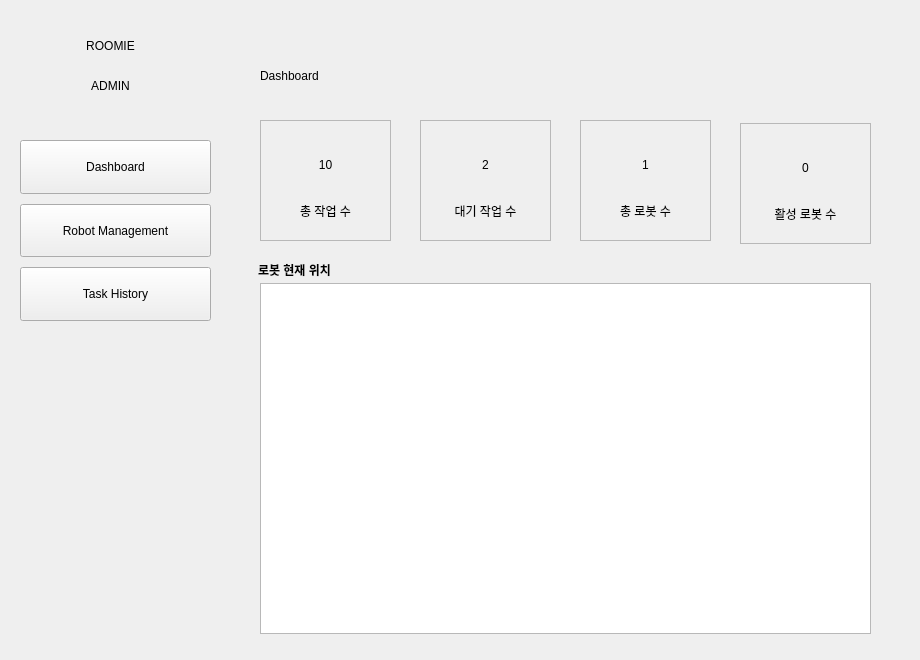
<?xml version="1.0" encoding="UTF-8"?>
<ui version="4.0">
 <class>MainWindow</class>
 <widget class="QMainWindow" name="MainWindow">
  <property name="geometry">
   <rect>
    <x>0</x>
    <y>0</y>
    <width>920</width>
    <height>660</height>
   </rect>
  </property>
  <property name="windowTitle">
   <string>MainWindow</string>
  </property>
  <widget class="QWidget" name="centralwidget">
   <widget class="QStackedWidget" name="stackedWidget">
    <property name="geometry">
     <rect>
      <x>220</x>
      <y>0</y>
      <width>671</width>
      <height>641</height>
     </rect>
    </property>
    <property name="currentIndex">
     <number>0</number>
    </property>
    <widget class="QWidget" name="page_db">
     <widget class="QLabel" name="label_db">
      <property name="geometry">
       <rect>
        <x>40</x>
        <y>30</y>
        <width>611</width>
        <height>91</height>
       </rect>
      </property>
      <property name="text">
       <string>Dashboard</string>
      </property>
     </widget>
     <widget class="QFrame" name="frame_2">
      <property name="geometry">
       <rect>
        <x>200</x>
        <y>120</y>
        <width>131</width>
        <height>121</height>
       </rect>
      </property>
      <property name="frameShape">
       <enum>QFrame::StyledPanel</enum>
      </property>
      <property name="frameShadow">
       <enum>QFrame::Raised</enum>
      </property>
      <widget class="QLabel" name="label_waitingtask">
       <property name="geometry">
        <rect>
         <x>0</x>
         <y>19</y>
         <width>131</width>
         <height>51</height>
        </rect>
       </property>
       <property name="text">
        <string>2</string>
       </property>
       <property name="alignment">
        <set>Qt::AlignCenter</set>
       </property>
      </widget>
      <widget class="QLabel" name="label_waitingtask_2">
       <property name="geometry">
        <rect>
         <x>0</x>
         <y>70</y>
         <width>131</width>
         <height>41</height>
        </rect>
       </property>
       <property name="text">
        <string>대기 작업 수</string>
       </property>
       <property name="alignment">
        <set>Qt::AlignCenter</set>
       </property>
      </widget>
     </widget>
     <widget class="QGraphicsView" name="map">
      <property name="geometry">
       <rect>
        <x>40</x>
        <y>283</y>
        <width>611</width>
        <height>351</height>
       </rect>
      </property>
     </widget>
     <widget class="QFrame" name="frame_3">
      <property name="geometry">
       <rect>
        <x>360</x>
        <y>120</y>
        <width>131</width>
        <height>121</height>
       </rect>
      </property>
      <property name="frameShape">
       <enum>QFrame::StyledPanel</enum>
      </property>
      <property name="frameShadow">
       <enum>QFrame::Raised</enum>
      </property>
      <widget class="QLabel" name="label_totalrobot">
       <property name="geometry">
        <rect>
         <x>0</x>
         <y>19</y>
         <width>131</width>
         <height>51</height>
        </rect>
       </property>
       <property name="text">
        <string>1</string>
       </property>
       <property name="alignment">
        <set>Qt::AlignCenter</set>
       </property>
      </widget>
      <widget class="QLabel" name="label_totalrobot_2">
       <property name="geometry">
        <rect>
         <x>0</x>
         <y>70</y>
         <width>131</width>
         <height>41</height>
        </rect>
       </property>
       <property name="text">
        <string>총 로봇 수</string>
       </property>
       <property name="alignment">
        <set>Qt::AlignCenter</set>
       </property>
      </widget>
     </widget>
     <widget class="QFrame" name="frame_4">
      <property name="geometry">
       <rect>
        <x>520</x>
        <y>123</y>
        <width>131</width>
        <height>121</height>
       </rect>
      </property>
      <property name="frameShape">
       <enum>QFrame::StyledPanel</enum>
      </property>
      <property name="frameShadow">
       <enum>QFrame::Raised</enum>
      </property>
      <widget class="QLabel" name="label_activerobot">
       <property name="geometry">
        <rect>
         <x>0</x>
         <y>19</y>
         <width>131</width>
         <height>51</height>
        </rect>
       </property>
       <property name="text">
        <string>0</string>
       </property>
       <property name="alignment">
        <set>Qt::AlignCenter</set>
       </property>
      </widget>
      <widget class="QLabel" name="label_activerobot_2">
       <property name="geometry">
        <rect>
         <x>0</x>
         <y>70</y>
         <width>131</width>
         <height>41</height>
        </rect>
       </property>
       <property name="text">
        <string>활성 로봇 수</string>
       </property>
       <property name="alignment">
        <set>Qt::AlignCenter</set>
       </property>
      </widget>
     </widget>
     <widget class="QFrame" name="frame">
      <property name="geometry">
       <rect>
        <x>40</x>
        <y>120</y>
        <width>131</width>
        <height>121</height>
       </rect>
      </property>
      <property name="frameShape">
       <enum>QFrame::StyledPanel</enum>
      </property>
      <property name="frameShadow">
       <enum>QFrame::Raised</enum>
      </property>
      <widget class="QLabel" name="label_totaltask">
       <property name="geometry">
        <rect>
         <x>0</x>
         <y>19</y>
         <width>131</width>
         <height>51</height>
        </rect>
       </property>
       <property name="text">
        <string>10</string>
       </property>
       <property name="alignment">
        <set>Qt::AlignCenter</set>
       </property>
      </widget>
      <widget class="QLabel" name="label_totaltask_2">
       <property name="geometry">
        <rect>
         <x>0</x>
         <y>70</y>
         <width>131</width>
         <height>41</height>
        </rect>
       </property>
       <property name="text">
        <string>총 작업 수</string>
       </property>
       <property name="alignment">
        <set>Qt::AlignCenter</set>
       </property>
      </widget>
     </widget>
     <widget class="QLabel" name="label_robotlocation">
      <property name="geometry">
       <rect>
        <x>38</x>
        <y>260</y>
        <width>291</width>
        <height>21</height>
       </rect>
      </property>
      <property name="text">
       <string>&lt;html&gt;&lt;head/&gt;&lt;body&gt;&lt;p&gt;&lt;span style=&quot; font-weight:700;&quot;&gt;로봇 현재 위치&lt;/span&gt;&lt;/p&gt;&lt;/body&gt;&lt;/html&gt;</string>
      </property>
     </widget>
    </widget>
    <widget class="QWidget" name="page_rm">
     <widget class="QLabel" name="label_rm">
      <property name="geometry">
       <rect>
        <x>40</x>
        <y>30</y>
        <width>611</width>
        <height>91</height>
       </rect>
      </property>
      <property name="text">
       <string>Robot Management</string>
      </property>
     </widget>
     <widget class="QFrame" name="frame_search_rm">
      <property name="geometry">
       <rect>
        <x>40</x>
        <y>120</y>
        <width>531</width>
        <height>91</height>
       </rect>
      </property>
      <property name="frameShape">
       <enum>QFrame::StyledPanel</enum>
      </property>
      <property name="frameShadow">
       <enum>QFrame::Raised</enum>
      </property>
      <widget class="QLabel" name="label_id">
       <property name="geometry">
        <rect>
         <x>10</x>
         <y>10</y>
         <width>91</width>
         <height>31</height>
        </rect>
       </property>
       <property name="text">
        <string>로봇 ID</string>
       </property>
       <property name="alignment">
        <set>Qt::AlignLeading|Qt::AlignLeft|Qt::AlignVCenter</set>
       </property>
      </widget>
      <widget class="QLabel" name="label_model">
       <property name="geometry">
        <rect>
         <x>150</x>
         <y>10</y>
         <width>131</width>
         <height>31</height>
        </rect>
       </property>
       <property name="text">
        <string>모델</string>
       </property>
       <property name="alignment">
        <set>Qt::AlignLeading|Qt::AlignLeft|Qt::AlignVCenter</set>
       </property>
      </widget>
      <widget class="QLabel" name="label_robotstatus">
       <property name="geometry">
        <rect>
         <x>290</x>
         <y>10</y>
         <width>131</width>
         <height>31</height>
        </rect>
       </property>
       <property name="text">
        <string>로봇 상태</string>
       </property>
       <property name="alignment">
        <set>Qt::AlignLeading|Qt::AlignLeft|Qt::AlignVCenter</set>
       </property>
      </widget>
      <widget class="QLineEdit" name="lineEdit_id">
       <property name="geometry">
        <rect>
         <x>10</x>
         <y>40</y>
         <width>131</width>
         <height>26</height>
        </rect>
       </property>
      </widget>
      <widget class="QComboBox" name="combo_model">
       <property name="geometry">
        <rect>
         <x>150</x>
         <y>40</y>
         <width>131</width>
         <height>26</height>
        </rect>
       </property>
      </widget>
      <widget class="QComboBox" name="combo_robotstatus">
       <property name="geometry">
        <rect>
         <x>290</x>
         <y>40</y>
         <width>131</width>
         <height>26</height>
        </rect>
       </property>
      </widget>
      <widget class="QPushButton" name="btn_search_rm">
       <property name="geometry">
        <rect>
         <x>430</x>
         <y>40</y>
         <width>88</width>
         <height>26</height>
        </rect>
       </property>
       <property name="text">
        <string>Search</string>
       </property>
      </widget>
     </widget>
     <widget class="QScrollArea" name="scrollArea">
      <property name="geometry">
       <rect>
        <x>40</x>
        <y>220</y>
        <width>621</width>
        <height>411</height>
       </rect>
      </property>
      <property name="widgetResizable">
       <bool>true</bool>
      </property>
      <widget class="QWidget" name="robotcard">
       <property name="geometry">
        <rect>
         <x>0</x>
         <y>0</y>
         <width>619</width>
         <height>409</height>
        </rect>
       </property>
      </widget>
     </widget>
    </widget>
    <widget class="QWidget" name="page_th">
     <widget class="QLabel" name="label_th">
      <property name="geometry">
       <rect>
        <x>40</x>
        <y>30</y>
        <width>611</width>
        <height>91</height>
       </rect>
      </property>
      <property name="text">
       <string>Task History</string>
      </property>
     </widget>
     <widget class="QFrame" name="frame_search_th">
      <property name="geometry">
       <rect>
        <x>40</x>
        <y>120</y>
        <width>621</width>
        <height>91</height>
       </rect>
      </property>
      <property name="frameShape">
       <enum>QFrame::StyledPanel</enum>
      </property>
      <property name="frameShadow">
       <enum>QFrame::Raised</enum>
      </property>
      <widget class="QLabel" name="label_destination">
       <property name="geometry">
        <rect>
         <x>450</x>
         <y>10</y>
         <width>81</width>
         <height>31</height>
        </rect>
       </property>
       <property name="text">
        <string>목적지</string>
       </property>
       <property name="alignment">
        <set>Qt::AlignLeading|Qt::AlignLeft|Qt::AlignVCenter</set>
       </property>
      </widget>
      <widget class="QLabel" name="label_tasktype">
       <property name="geometry">
        <rect>
         <x>250</x>
         <y>10</y>
         <width>81</width>
         <height>31</height>
        </rect>
       </property>
       <property name="text">
        <string>작업 유형</string>
       </property>
       <property name="alignment">
        <set>Qt::AlignLeading|Qt::AlignLeft|Qt::AlignVCenter</set>
       </property>
      </widget>
      <widget class="QComboBox" name="combo_destination">
       <property name="geometry">
        <rect>
         <x>450</x>
         <y>40</y>
         <width>81</width>
         <height>26</height>
        </rect>
       </property>
      </widget>
      <widget class="QComboBox" name="combo_tasktype">
       <property name="geometry">
        <rect>
         <x>250</x>
         <y>40</y>
         <width>91</width>
         <height>26</height>
        </rect>
       </property>
      </widget>
      <widget class="QPushButton" name="btn_search_th">
       <property name="geometry">
        <rect>
         <x>540</x>
         <y>40</y>
         <width>71</width>
         <height>26</height>
        </rect>
       </property>
       <property name="text">
        <string>Search</string>
       </property>
      </widget>
      <widget class="QLabel" name="label_start">
       <property name="geometry">
        <rect>
         <x>10</x>
         <y>10</y>
         <width>111</width>
         <height>31</height>
        </rect>
       </property>
       <property name="text">
        <string>시작 날짜</string>
       </property>
       <property name="alignment">
        <set>Qt::AlignLeading|Qt::AlignLeft|Qt::AlignVCenter</set>
       </property>
      </widget>
      <widget class="QDateEdit" name="dateEdit_start">
       <property name="geometry">
        <rect>
         <x>10</x>
         <y>40</y>
         <width>111</width>
         <height>27</height>
        </rect>
       </property>
       <property name="dateTime">
        <datetime>
         <hour>0</hour>
         <minute>0</minute>
         <second>0</second>
         <year>2025</year>
         <month>2</month>
         <day>18</day>
        </datetime>
       </property>
       <property name="displayFormat">
        <string>yyyy-MM-dd</string>
       </property>
       <property name="calendarPopup">
        <bool>true</bool>
       </property>
      </widget>
      <widget class="QDateEdit" name="dateEdit_end">
       <property name="geometry">
        <rect>
         <x>130</x>
         <y>40</y>
         <width>110</width>
         <height>27</height>
        </rect>
       </property>
       <property name="dateTime">
        <datetime>
         <hour>0</hour>
         <minute>0</minute>
         <second>0</second>
         <year>2025</year>
         <month>8</month>
         <day>11</day>
        </datetime>
       </property>
       <property name="displayFormat">
        <string>yyyy-MM-dd</string>
       </property>
       <property name="calendarPopup">
        <bool>true</bool>
       </property>
      </widget>
      <widget class="QLabel" name="label_end">
       <property name="geometry">
        <rect>
         <x>130</x>
         <y>10</y>
         <width>111</width>
         <height>31</height>
        </rect>
       </property>
       <property name="text">
        <string>마지막 날짜</string>
       </property>
       <property name="alignment">
        <set>Qt::AlignLeading|Qt::AlignLeft|Qt::AlignVCenter</set>
       </property>
      </widget>
      <widget class="QLabel" name="label_taskstatus">
       <property name="geometry">
        <rect>
         <x>350</x>
         <y>10</y>
         <width>81</width>
         <height>31</height>
        </rect>
       </property>
       <property name="text">
        <string>작업 상태</string>
       </property>
       <property name="alignment">
        <set>Qt::AlignLeading|Qt::AlignLeft|Qt::AlignVCenter</set>
       </property>
      </widget>
      <widget class="QComboBox" name="combo_taskstatus">
       <property name="geometry">
        <rect>
         <x>350</x>
         <y>40</y>
         <width>91</width>
         <height>26</height>
        </rect>
       </property>
      </widget>
     </widget>
     <widget class="QTableWidget" name="tableWidget">
      <property name="geometry">
       <rect>
        <x>40</x>
        <y>220</y>
        <width>621</width>
        <height>361</height>
       </rect>
      </property>
     </widget>
     <widget class="QPushButton" name="btn_detail">
      <property name="geometry">
       <rect>
        <x>280</x>
        <y>590</y>
        <width>141</width>
        <height>31</height>
       </rect>
      </property>
      <property name="text">
       <string>상세정보 보기</string>
      </property>
     </widget>
    </widget>
    <widget class="QWidget" name="page_td">
     <widget class="QLabel" name="label_td">
      <property name="geometry">
       <rect>
        <x>10</x>
        <y>30</y>
        <width>501</width>
        <height>91</height>
       </rect>
      </property>
      <property name="text">
       <string>Task Detail</string>
      </property>
     </widget>
     <widget class="QPushButton" name="btn_back">
      <property name="geometry">
       <rect>
        <x>560</x>
        <y>75</y>
        <width>88</width>
        <height>31</height>
       </rect>
      </property>
      <property name="text">
       <string>이전으로</string>
      </property>
     </widget>
     <widget class="QLabel" name="label_taskinfo">
      <property name="geometry">
       <rect>
        <x>10</x>
        <y>120</y>
        <width>319</width>
        <height>21</height>
       </rect>
      </property>
      <property name="text">
       <string>&lt;html&gt;&lt;head/&gt;&lt;body&gt;&lt;p&gt;&lt;span style=&quot; font-weight:700;&quot;&gt;작업 정보&lt;/span&gt;&lt;/p&gt;&lt;/body&gt;&lt;/html&gt;</string>
      </property>
     </widget>
     <widget class="QLabel" name="label_tasktimeline">
      <property name="geometry">
       <rect>
        <x>340</x>
        <y>120</y>
        <width>318</width>
        <height>21</height>
       </rect>
      </property>
      <property name="text">
       <string>&lt;html&gt;&lt;head/&gt;&lt;body&gt;&lt;p&gt;&lt;span style=&quot; font-weight:700;&quot;&gt;작업 타임라인&lt;/span&gt;&lt;/p&gt;&lt;/body&gt;&lt;/html&gt;</string>
      </property>
     </widget>
     <widget class="QWidget" name="widget_taskinfo" native="true">
      <property name="geometry">
       <rect>
        <x>10</x>
        <y>150</y>
        <width>321</width>
        <height>481</height>
       </rect>
      </property>
     </widget>
     <widget class="QWidget" name="widget_tasktimeline" native="true">
      <property name="geometry">
       <rect>
        <x>340</x>
        <y>150</y>
        <width>321</width>
        <height>481</height>
       </rect>
      </property>
     </widget>
    </widget>
   </widget>
   <widget class="QWidget" name="widget" native="true">
    <property name="geometry">
     <rect>
      <x>0</x>
      <y>0</y>
      <width>221</width>
      <height>641</height>
     </rect>
    </property>
    <widget class="QWidget" name="verticalLayoutWidget">
     <property name="geometry">
      <rect>
       <x>20</x>
       <y>140</y>
       <width>191</width>
       <height>181</height>
      </rect>
     </property>
     <layout class="QVBoxLayout" name="verticalLayout" stretch="0,0,0">
      <property name="spacing">
       <number>10</number>
      </property>
      <property name="sizeConstraint">
       <enum>QLayout::SetNoConstraint</enum>
      </property>
      <item>
       <widget class="QPushButton" name="btn_db">
        <property name="sizePolicy">
         <sizepolicy hsizetype="Minimum" vsizetype="Expanding">
          <horstretch>0</horstretch>
          <verstretch>0</verstretch>
         </sizepolicy>
        </property>
        <property name="text">
         <string>Dashboard</string>
        </property>
        <property name="checkable">
         <bool>true</bool>
        </property>
       </widget>
      </item>
      <item>
       <widget class="QPushButton" name="btn_rm">
        <property name="sizePolicy">
         <sizepolicy hsizetype="Minimum" vsizetype="Expanding">
          <horstretch>0</horstretch>
          <verstretch>0</verstretch>
         </sizepolicy>
        </property>
        <property name="text">
         <string>Robot Management</string>
        </property>
        <property name="checkable">
         <bool>true</bool>
        </property>
       </widget>
      </item>
      <item>
       <widget class="QPushButton" name="btn_th">
        <property name="sizePolicy">
         <sizepolicy hsizetype="Minimum" vsizetype="Expanding">
          <horstretch>0</horstretch>
          <verstretch>0</verstretch>
         </sizepolicy>
        </property>
        <property name="text">
         <string>Task History</string>
        </property>
        <property name="checkable">
         <bool>true</bool>
        </property>
       </widget>
      </item>
     </layout>
    </widget>
    <widget class="QLabel" name="label_admin">
     <property name="geometry">
      <rect>
       <x>0</x>
       <y>70</y>
       <width>221</width>
       <height>31</height>
      </rect>
     </property>
     <property name="text">
      <string>ADMIN</string>
     </property>
     <property name="alignment">
      <set>Qt::AlignCenter</set>
     </property>
    </widget>
    <widget class="QLabel" name="label_title">
     <property name="geometry">
      <rect>
       <x>0</x>
       <y>20</y>
       <width>221</width>
       <height>51</height>
      </rect>
     </property>
     <property name="text">
      <string>ROOMIE</string>
     </property>
     <property name="alignment">
      <set>Qt::AlignCenter</set>
     </property>
    </widget>
   </widget>
  </widget>
 </widget>
 <resources/>
 <connections/>
</ui>
